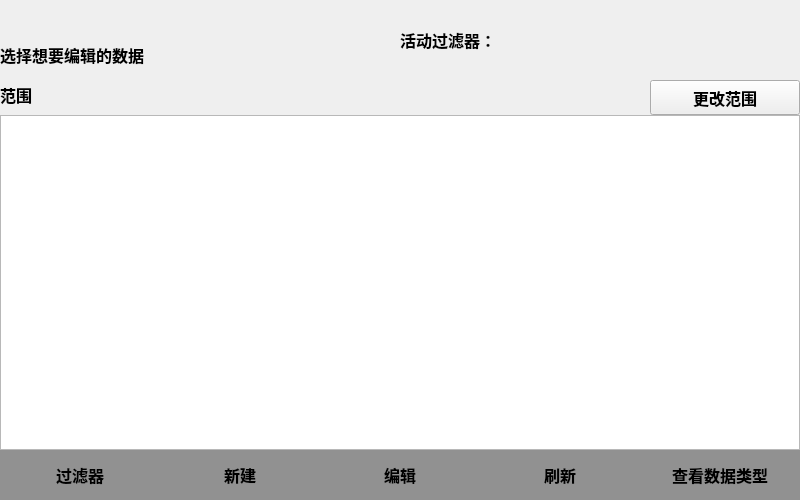
<?xml version="1.0" encoding="UTF-8"?>
<ui version="4.0">
 <class>ProgramData_ChooseAndExitDataType</class>
 <widget class="QWidget" name="ProgramData_ChooseAndExitDataType">
  <property name="geometry">
   <rect>
    <x>0</x>
    <y>0</y>
    <width>800</width>
    <height>500</height>
   </rect>
  </property>
  <property name="windowTitle">
   <string>Form</string>
  </property>
  <widget class="QWidget" name="widget" native="true">
   <property name="geometry">
    <rect>
     <x>0</x>
     <y>450</y>
     <width>800</width>
     <height>50</height>
    </rect>
   </property>
   <property name="styleSheet">
    <string notr="true">background-color: rgb(145, 145, 145);</string>
   </property>
   <widget class="QPushButton" name="btn_ShowDataType">
    <property name="geometry">
     <rect>
      <x>640</x>
      <y>0</y>
      <width>160</width>
      <height>50</height>
     </rect>
    </property>
    <property name="font">
     <font>
      <pointsize>12</pointsize>
      <weight>75</weight>
      <bold>true</bold>
     </font>
    </property>
    <property name="text">
     <string>查看数据类型</string>
    </property>
    <property name="flat">
     <bool>true</bool>
    </property>
   </widget>
   <widget class="QPushButton" name="btn_Refresh">
    <property name="geometry">
     <rect>
      <x>480</x>
      <y>0</y>
      <width>160</width>
      <height>50</height>
     </rect>
    </property>
    <property name="font">
     <font>
      <pointsize>12</pointsize>
      <weight>75</weight>
      <bold>true</bold>
     </font>
    </property>
    <property name="text">
     <string>刷新</string>
    </property>
    <property name="flat">
     <bool>true</bool>
    </property>
   </widget>
   <widget class="QPushButton" name="btn_Filter">
    <property name="geometry">
     <rect>
      <x>0</x>
      <y>0</y>
      <width>160</width>
      <height>50</height>
     </rect>
    </property>
    <property name="font">
     <font>
      <pointsize>12</pointsize>
      <weight>75</weight>
      <bold>true</bold>
     </font>
    </property>
    <property name="text">
     <string>过滤器</string>
    </property>
    <property name="flat">
     <bool>true</bool>
    </property>
   </widget>
   <widget class="QPushButton" name="btn_NewData">
    <property name="geometry">
     <rect>
      <x>160</x>
      <y>0</y>
      <width>160</width>
      <height>50</height>
     </rect>
    </property>
    <property name="font">
     <font>
      <pointsize>12</pointsize>
      <weight>75</weight>
      <bold>true</bold>
     </font>
    </property>
    <property name="text">
     <string>新建</string>
    </property>
    <property name="flat">
     <bool>true</bool>
    </property>
   </widget>
   <widget class="QPushButton" name="btn_ExitData">
    <property name="geometry">
     <rect>
      <x>320</x>
      <y>0</y>
      <width>160</width>
      <height>50</height>
     </rect>
    </property>
    <property name="font">
     <font>
      <pointsize>12</pointsize>
      <weight>75</weight>
      <bold>true</bold>
     </font>
    </property>
    <property name="text">
     <string>编辑</string>
    </property>
    <property name="flat">
     <bool>true</bool>
    </property>
   </widget>
  </widget>
  <widget class="QLabel" name="ExplainLabel">
   <property name="geometry">
    <rect>
     <x>0</x>
     <y>40</y>
     <width>800</width>
     <height>30</height>
    </rect>
   </property>
   <property name="font">
    <font>
     <pointsize>12</pointsize>
     <weight>75</weight>
     <bold>true</bold>
    </font>
   </property>
   <property name="text">
    <string>选择想要编辑的数据</string>
   </property>
  </widget>
  <widget class="QPushButton" name="AlterScope">
   <property name="geometry">
    <rect>
     <x>650</x>
     <y>80</y>
     <width>150</width>
     <height>35</height>
    </rect>
   </property>
   <property name="font">
    <font>
     <pointsize>12</pointsize>
     <weight>75</weight>
     <bold>true</bold>
    </font>
   </property>
   <property name="text">
    <string>更改范围</string>
   </property>
  </widget>
  <widget class="QTableWidget" name="tableWidget">
   <property name="geometry">
    <rect>
     <x>0</x>
     <y>115</y>
     <width>800</width>
     <height>335</height>
    </rect>
   </property>
   <property name="font">
    <font>
     <pointsize>12</pointsize>
     <weight>75</weight>
     <bold>true</bold>
    </font>
   </property>
  </widget>
  <widget class="QLabel" name="ScopeLabel">
   <property name="geometry">
    <rect>
     <x>0</x>
     <y>80</y>
     <width>650</width>
     <height>30</height>
    </rect>
   </property>
   <property name="font">
    <font>
     <pointsize>12</pointsize>
     <weight>75</weight>
     <bold>true</bold>
    </font>
   </property>
   <property name="text">
    <string>范围</string>
   </property>
  </widget>
  <widget class="QLabel" name="label_Pos">
   <property name="geometry">
    <rect>
     <x>0</x>
     <y>5</y>
     <width>800</width>
     <height>20</height>
    </rect>
   </property>
   <property name="font">
    <font>
     <pointsize>10</pointsize>
     <weight>75</weight>
     <bold>true</bold>
    </font>
   </property>
   <property name="text">
    <string/>
   </property>
  </widget>
  <widget class="QLabel" name="label_activityFilter">
   <property name="geometry">
    <rect>
     <x>400</x>
     <y>25</y>
     <width>90</width>
     <height>30</height>
    </rect>
   </property>
   <property name="font">
    <font>
     <pointsize>12</pointsize>
     <weight>75</weight>
     <bold>true</bold>
    </font>
   </property>
   <property name="text">
    <string>活动过滤器：</string>
   </property>
  </widget>
  <widget class="QLabel" name="label_Filter">
   <property name="geometry">
    <rect>
     <x>500</x>
     <y>25</y>
     <width>90</width>
     <height>30</height>
    </rect>
   </property>
   <property name="font">
    <font>
     <pointsize>12</pointsize>
     <weight>75</weight>
     <bold>true</bold>
    </font>
   </property>
   <property name="text">
    <string/>
   </property>
  </widget>
 </widget>
 <resources/>
 <connections/>
</ui>
